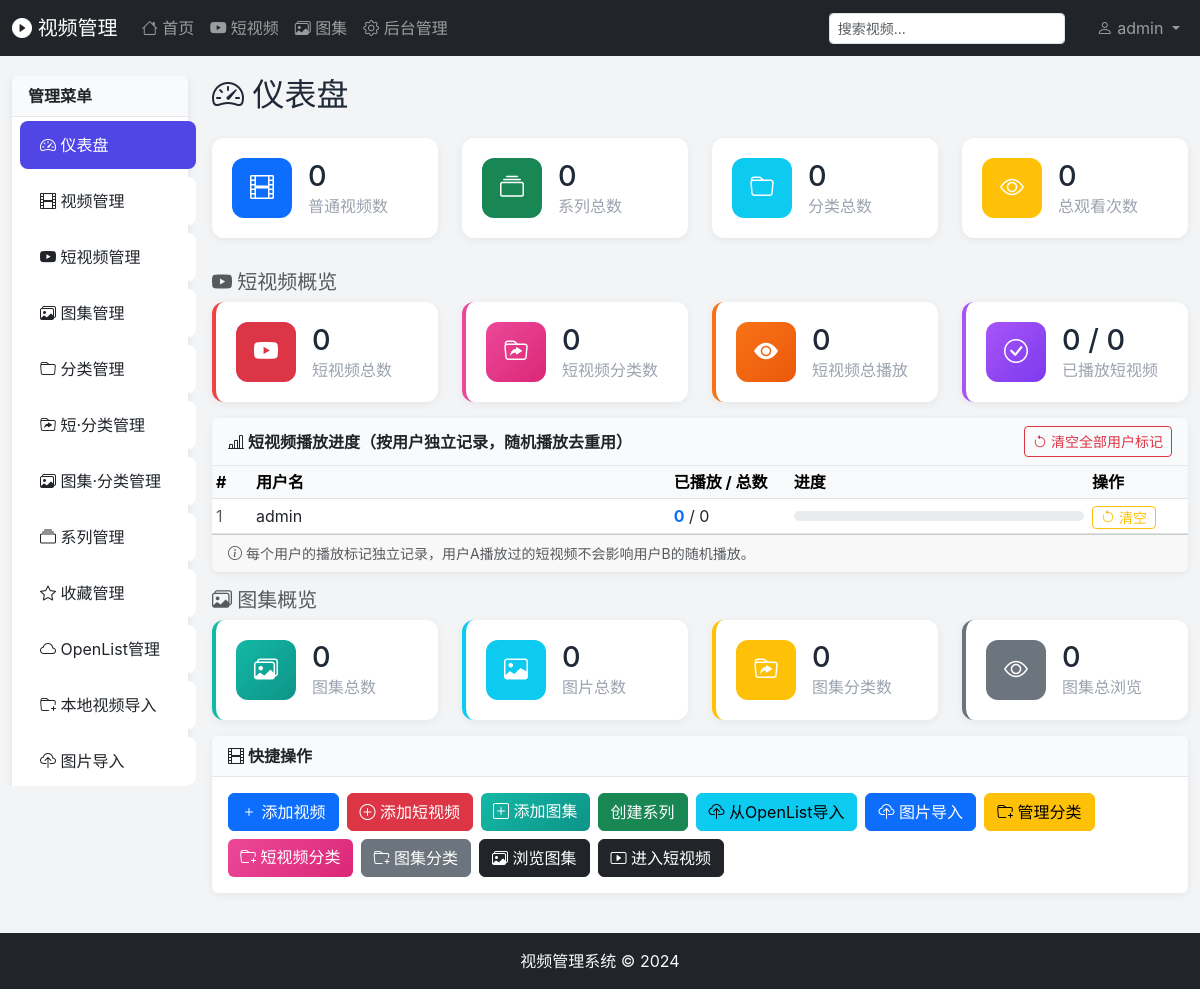
The page /admin (signed in) on the database its author committed.
### tables this page shows
CREATE TABLE users (
        id INTEGER PRIMARY KEY AUTOINCREMENT,
        username TEXT UNIQUE NOT NULL,
        password TEXT NOT NULL,
        role TEXT DEFAULT 'admin',
        created_at TIMESTAMP DEFAULT CURRENT_TIMESTAMP,
        can_access_series INTEGER DEFAULT 1
    );

### app.py (the view)
@app.route('/admin')
@admin_required
def admin_dashboard():
    stats = get_video_stats()
    album_stats = get_album_stats()
    stats.update(album_stats)
    categories = get_all_categories()
    user_played_stats = get_all_users_short_played_stats()
    return render_template('admin/dashboard.html',
                         stats=stats,
                         categories=categories,
                         user_played_stats=user_played_stats,
                         active_tab='dashboard')

### templates/admin/dashboard.html (shortened to what this page needs)
{% extends 'base.html' %}
{% block content %}
<div class="container-fluid">
    <div class="row">
        <aside class="col-md-2 admin-sidebar">
            {% include "admin/_sidebar.html" %}
        </aside>
        <main class="col-md-10">
            <h2 class="mb-4"><i class="bi bi-speedometer2"></i> 仪表盘</h2>
            <div class="row">
                <div class="col-md-3 mb-3">
                    <div class="stat-card">
                        <div class="stat-icon bg-primary"><i class="bi bi-film"></i></div>
                        <div class="stat-info">
                            <h3>{{ stats.total_normal_videos or 0 }}</h3>
                            <p>普通视频数</p>
                        </div>
                    </div>
                </div>
                <div class="col-md-3 mb-3">
                    <div class="stat-card">
                        <div class="stat-icon bg-success"><i class="bi bi-collection"></i></div>
                        <div class="stat-info">
                            <h3>{{ stats.total_series }}</h3>
                            <p>系列总数</p>
                        </div>
                    </div>
                </div>
                <div class="col-md-3 mb-3">
                    <div class="stat-card">
                        <div class="stat-icon bg-info"><i class="bi bi-folder"></i></div>
                        <div class="stat-info">
                            <h3>{{ stats.total_categories }}</h3>
                            <p>分类总数</p>
                        </div>
                    </div>
                </div>
                <div class="col-md-3 mb-3">
                    <div class="stat-card">
                        <div class="stat-icon bg-warning"><i class="bi bi-eye"></i></div>
                        <div class="stat-info">
                            <h3>{{ stats.total_views }}</h3>
                            <p>总观看次数</p>
                        </div>
                    </div>
                </div>
            </div>
            <h5 class="mt-3 mb-2 text-muted"><i class="bi bi-youtube"></i> 短视频概览</h5>
            <div class="row">
                <div class="col-md-3 mb-3">
                    <div class="stat-card border-start border-danger border-4">
                        <div class="stat-icon bg-danger"><i class="bi bi-youtube"></i></div>
                        <div class="stat-info">
                            <h3>{{ stats.total_short_videos or 0 }}</h3>
                            <p>短视频总数</p>
                        </div>
                    </div>
                </div>
                <div class="col-md-3 mb-3">
                    <div class="stat-card border-start border-pink border-4">
                        <div class="stat-icon bg-pink"><i class="bi bi-folder-symlink"></i></div>
                        <div class="stat-info">
                            <h3>{{ stats.total_short_categories or 0 }}</h3>
                            <p>短视频分类数</p>
                        </div>
                    </div>
                </div>
                <div class="col-md-3 mb-3">
                    <div class="stat-card border-start border-orange border-4">
                        <div class="stat-icon bg-orange"><i class="bi bi-eye-fill"></i></div>
                        <div class="stat-info">
                            <h3>{{ stats.short_views or 0 }}</h3>
                            <p>短视频总播放</p>
                        </div>
                    </div>
                </div>
                <div class="col-md-3 mb-3">
                    <div class="stat-card border-start border-purple border-4">
                        <div class="stat-icon bg-purple"><i class="bi bi-check-circle"></i></div>
                        <div class="stat-info">
                            <h3>{{ stats.played_short_count or 0 }} / {{ stats.total_short_videos or 0 }}</h3>
                            <p>已播放短视频</p>
                        </div>
                    </div>
                </div>
            </div>
            <div class="card mb-3">
                <div class="card-header d-flex justify-content-between align-items-center">
                    <span><i class="bi bi-bar-chart-line"></i> 短视频播放进度（按用户独立记录，随机播放去重用）</span>
                    <button type="button" class="btn btn-sm btn-outline-danger" onclick="resetShortPlayedAll()">
                        <i class="bi bi-arrow-counterclockwise"></i> 清空全部用户标记
                    </button>
                </div>
                <div class="card-body p-0">
                    <table class="table table-sm table-hover mb-0">
                        <thead class="table-light">
                            <tr>
                                <th style="width:40px;">#</th>
                                <th>用户名</th>
                                <th style="width:120px;">已播放 / 总数</th>
                                <th>进度</th>
                                <th style="width:100px;">操作</th>
                            </tr>
                        </thead>
                        <tbody>
                            {% for u in user_played_stats %}
                            <tr>
                                <td class="text-muted">{{ u.user_id }}</td>
                                <td>{{ u.username }}</td>
                                <td><b class="text-primary">{{ u.played_count }}</b> / {{ u.total_count }}</td>
                                <td>
                                    <div class="progress" style="height: 10px;">
                                    </div>
                                </td>
                                <td>
                                    <button class="btn btn-sm btn-outline-warning py-0 px-2" onclick="resetShortPlayedUser({{ u.user_id }}, '{{ u.username }}')">
                                        <i class="bi bi-arrow-counterclockwise"></i> 清空
                                    </button>
                                </td>
                            </tr>
                            {% endfor %}
                        </tbody>
                    </table>
                </div>
                {% if user_played_stats %}
                <div class="card-footer small text-muted">
                    <i class="bi bi-info-circle"></i> 每个用户的播放标记独立记录，用户A播放过的短视频不会影响用户B的随机播放。
                </div>
                {% endif %}
            </div>
            <h5 class="mt-3 mb-2 text-muted"><i class="bi bi-images"></i> 图集概览</h5>
            <div class="row">
                <div class="col-md-3 mb-3">
                    <div class="stat-card border-start border-teal border-4">
                        <div class="stat-icon bg-teal"><i class="bi bi-images"></i></div>
                        <div class="stat-info">
                            <h3>{{ stats.total_albums or 0 }}</h3>
                            <p>图集总数</p>
                        </div>
                    </div>
                </div>
                <div class="col-md-3 mb-3">
                    <div class="stat-card border-start border-info border-4">
                        <div class="stat-icon bg-info"><i class="bi bi-image"></i></div>
                        <div class="stat-info">
                            <h3>{{ stats.total_album_images or 0 }}</h3>
                            <p>图片总数</p>
                        </div>
                    </div>
                </div>
                <div class="col-md-3 mb-3">
                    <div class="stat-card border-start border-warning border-4">
                        <div class="stat-icon bg-warning"><i class="bi bi-folder-symlink"></i></div>
                        <div class="stat-info">
                            <h3>{{ stats.total_album_categories or 0 }}</h3>
                            <p>图集分类数</p>
                        </div>
                    </div>
                </div>
                <div class="col-md-3 mb-3">
                    <div class="stat-card border-start border-secondary border-4">
                        <div class="stat-icon bg-secondary"><i class="bi bi-eye"></i></div>
                        <div class="stat-info">
                            <h3>{{ stats.total_album_views or 0 }}</h3>
                            <p>图集总浏览</p>
                        </div>
                    </div>
                </div>
            </div>
            <div class="card">
                <div class="card-header d-flex justify-content-between align-items-center">
                    <span><i class="bi bi-film"></i> 快捷操作</span>
                </div>
                <div class="card-body">
                    <div class="d-flex gap-2 flex-wrap">
                        <a href="{{ url_for('admin_video_add') }}" class="btn btn-primary">
                            <i class="bi bi-plus"></i> 添加视频
                        </a>
                        <a href="{{ url_for('admin_shorts_add') }}" class="btn btn-danger">
                            <i class="bi bi-plus-circle"></i> 添加短视频
                        </a>
                        <a href="{{ url_for('admin_album_add') }}" class="btn btn-teal">
                            <i class="bi bi-plus-square"></i> 添加图集
                        </a>
                        <a href="{{ url_for('admin_series_add') }}" class="btn btn-success">
                             创建系列
                        </a>
                        <a href="{{ url_for('admin_openlist') }}" class="btn btn-info">
                            <i class="bi bi-cloud-upload"></i> 从OpenList导入
                        </a>
                        <a href="{{ url_for('admin_image_import') }}" class="btn btn-primary">
                            <i class="bi bi-cloud-upload"></i> 图片导入
                        </a>
                        <a href="{{ url_for('admin_categories') }}" class="btn btn-warning">
                            <i class="bi bi-folder-plus"></i> 管理分类
                        </a>
                        <a href="{{ url_for('admin_short_categories') }}" class="btn btn-pink">
                            <i class="bi bi-folder-plus"></i> 短视频分类
                        </a>
                        <a href="{{ url_for('admin_album_categories') }}" class="btn btn-secondary">
                            <i class="bi bi-folder-plus"></i> 图集分类
                        </a>
                        <a href="{{ url_for('albums_index') }}" class="btn btn-dark" target="_blank">
                            <i class="bi bi-images"></i> 浏览图集
                        </a>
                        <a href="{{ url_for('shorts_index') }}" class="btn btn-dark" target="_blank">
                            <i class="bi bi-play-btn"></i> 进入短视频
                        </a>
                    </div>
                </div>
            </div>
        </main>
    </div>
</div>
{% endblock %}

### rows shown on the page
users: user_id "1", username "admin", played_count "0", total_count "0"

### other values the page prints
{{ session.get('username') }} "admin"
{{ stats.total_normal_videos or 0 }} "0"
{{ stats.total_series }} "0"
{{ stats.total_categories }} "0"
{{ stats.total_views }} "0"
{{ stats.total_short_videos or 0 }} "0"
{{ stats.total_short_categories or 0 }} "0"
{{ stats.short_views or 0 }} "0"
{{ stats.played_short_count or 0 }} "0"
{{ stats.total_albums or 0 }} "0"
{{ stats.total_album_images or 0 }} "0"
{{ stats.total_album_categories or 0 }} "0"
{{ stats.total_album_views or 0 }} "0"
